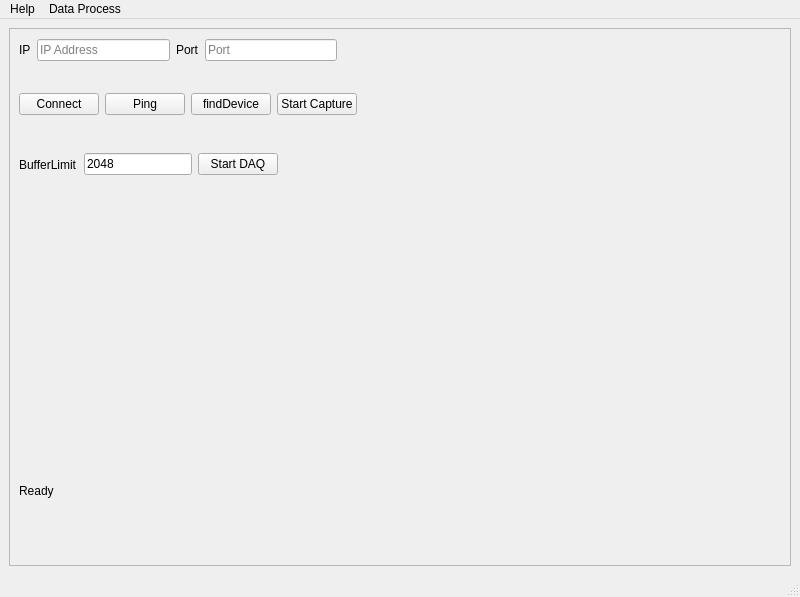
<?xml version="1.0" encoding="UTF-8"?>
<ui version="4.0">
 <class>MainWindow</class>
 <widget class="QMainWindow" name="MainWindow">
  <property name="geometry">
   <rect>
    <x>0</x>
    <y>0</y>
    <width>800</width>
    <height>597</height>
   </rect>
  </property>
  <property name="windowTitle">
   <string>DAQ Tool</string>
  </property>
  <widget class="QWidget" name="centralwidget">
   <layout class="QVBoxLayout" name="_2">
    <item>
     <widget class="QFrame" name="frame">
      <property name="frameShape">
       <enum>QFrame::Shape::StyledPanel</enum>
      </property>
      <property name="frameShadow">
       <enum>QFrame::Shadow::Raised</enum>
      </property>
      <widget class="QWidget" name="layoutWidget_2">
       <property name="geometry">
        <rect>
         <x>10</x>
         <y>10</y>
         <width>318</width>
         <height>24</height>
        </rect>
       </property>
       <layout class="QHBoxLayout" name="AddressInputBar">
        <item>
         <widget class="QLabel" name="label">
          <property name="text">
           <string>IP</string>
          </property>
         </widget>
        </item>
        <item>
         <widget class="QLineEdit" name="lineEdit_IP">
          <property name="placeholderText">
           <string>IP Address</string>
          </property>
         </widget>
        </item>
        <item>
         <widget class="QLabel" name="label_2">
          <property name="text">
           <string>Port</string>
          </property>
         </widget>
        </item>
        <item>
         <widget class="QLineEdit" name="lineEdit_Port">
          <property name="placeholderText">
           <string>Port</string>
          </property>
         </widget>
        </item>
       </layout>
      </widget>
      <widget class="QWidget" name="graphContainer" native="true">
       <property name="geometry">
        <rect>
         <x>0</x>
         <y>180</y>
         <width>751</width>
         <height>221</height>
        </rect>
       </property>
      </widget>
      <widget class="QWidget" name="layoutWidget">
       <property name="geometry">
        <rect>
         <x>10</x>
         <y>50</y>
         <width>761</width>
         <height>52</height>
        </rect>
       </property>
       <layout class="QHBoxLayout" name="MenuBttonBar">
        <item>
         <widget class="QPushButton" name="btnConnect">
          <property name="text">
           <string>Connect</string>
          </property>
         </widget>
        </item>
        <item>
         <widget class="QPushButton" name="btnPing">
          <property name="text">
           <string>Ping</string>
          </property>
         </widget>
        </item>
        <item>
         <widget class="QPushButton" name="btnFindDevice">
          <property name="text">
           <string>findDevice</string>
          </property>
         </widget>
        </item>
        <item>
         <widget class="QPushButton" name="btnCapture">
          <property name="text">
           <string>Start Capture</string>
          </property>
         </widget>
        </item>
        <item>
         <spacer name="horizontalSpacer">
          <property name="orientation">
           <enum>Qt::Orientation::Horizontal</enum>
          </property>
          <property name="sizeHint" stdset="0">
           <size>
            <width>20</width>
            <height>40</height>
           </size>
          </property>
         </spacer>
        </item>
       </layout>
      </widget>
      <widget class="QWidget" name="widget" native="true">
       <property name="geometry">
        <rect>
         <x>10</x>
         <y>440</y>
         <width>771</width>
         <height>45</height>
        </rect>
       </property>
       <layout class="QHBoxLayout" name="horizontalLayout">
        <item>
         <widget class="QLabel" name="labelInfo">
          <property name="sizePolicy">
           <sizepolicy hsizetype="Preferred" vsizetype="Preferred">
            <horstretch>0</horstretch>
            <verstretch>0</verstretch>
           </sizepolicy>
          </property>
          <property name="text">
           <string>Ready</string>
          </property>
         </widget>
        </item>
       </layout>
      </widget>
      <widget class="QWidget" name="horizontalLayoutWidget">
       <property name="geometry">
        <rect>
         <x>10</x>
         <y>120</y>
         <width>761</width>
         <height>33</height>
        </rect>
       </property>
       <layout class="QHBoxLayout" name="DAQ_ControlBar">
        <item>
         <widget class="QLabel" name="label_3">
          <property name="text">
           <string>BufferLimit</string>
          </property>
         </widget>
        </item>
        <item>
         <widget class="QLineEdit" name="leBufferLimt">
          <property name="sizePolicy">
           <sizepolicy hsizetype="Preferred" vsizetype="Fixed">
            <horstretch>0</horstretch>
            <verstretch>0</verstretch>
           </sizepolicy>
          </property>
          <property name="text">
           <string>2048</string>
          </property>
         </widget>
        </item>
        <item>
         <widget class="QPushButton" name="btn_startDAQ">
          <property name="text">
           <string>Start DAQ</string>
          </property>
         </widget>
        </item>
        <item>
         <spacer name="horizontalSpacer_2">
          <property name="orientation">
           <enum>Qt::Orientation::Horizontal</enum>
          </property>
          <property name="sizeHint" stdset="0">
           <size>
            <width>40</width>
            <height>20</height>
           </size>
          </property>
         </spacer>
        </item>
       </layout>
      </widget>
     </widget>
    </item>
   </layout>
  </widget>
  <widget class="QMenuBar" name="menubar">
   <property name="geometry">
    <rect>
     <x>0</x>
     <y>0</y>
     <width>800</width>
     <height>43</height>
    </rect>
   </property>
   <widget class="QMenu" name="menuHelp">
    <property name="title">
     <string>Help</string>
    </property>
    <addaction name="actionAbout"/>
   </widget>
   <widget class="QMenu" name="menuData_Process">
    <property name="title">
     <string>Data Process</string>
    </property>
    <addaction name="DataProcessBasicForm"/>
   </widget>
   <addaction name="menuHelp"/>
   <addaction name="menuData_Process"/>
  </widget>
  <widget class="QStatusBar" name="statusbar"/>
  <action name="actionAbout">
   <property name="text">
    <string>About</string>
   </property>
  </action>
  <action name="DataProcessBasicForm">
   <property name="text">
    <string>basic</string>
   </property>
  </action>
 </widget>
 <resources/>
 <connections/>
</ui>
